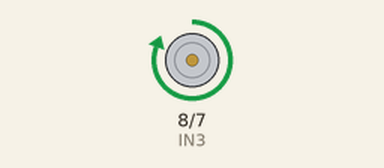
A sketch run on a simulated Arduino Uno, built with avr-gcc and run on an emulated ATmega328P. On the bench: motor-driver pin pairs drawn as motors (green arrow = first pin HIGH = forward, orange = second pin HIGH = backward, longer = more drive, scaled by the enable pin).

Above: at 1.0 s.
At 2.5 s:
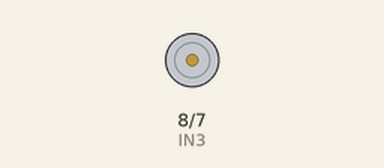
At 4.0 s:
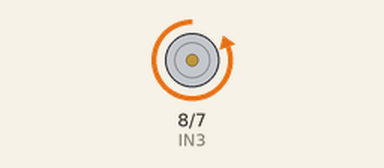
Timing chart, 0 to 7.8 s (numbered marks = the images above):
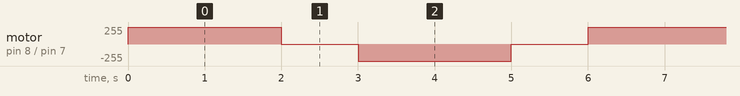

Measured:
- by itself, motor on pin 8 (IN3) / pin 7 (IN4): repeats every 6.0 s: stopped 1.0 s, backward 255/255 2.0 s, stopped 1.0 s, forward 255/255 2.0 s

The sketch:

MOTOR_DRIVER_USING_MEGA2560.ino
```cpp
// Motor connected to OUTPUT B on L298N
// IN3 -> Arduino pin 8
// IN4 -> Arduino pin 7
// ENB (Enable B) -> Arduino pin 9 (PWM)

int IN3 = 8;
int IN4 = 7;
int ENB = 9;

void setup() {
  pinMode(IN3, OUTPUT);
  pinMode(IN4, OUTPUT);
  pinMode(ENB, OUTPUT);
}

void loop() {
  // Forward
  digitalWrite(IN3, HIGH);
  digitalWrite(IN4, LOW);
  analogWrite(ENB, 255); // Full speed
  delay(2000);

  // Stop
  digitalWrite(IN3, LOW);
  digitalWrite(IN4, LOW);
  delay(1000);

  // Reverse
  digitalWrite(IN3, LOW);
  digitalWrite(IN4, HIGH);
  analogWrite(ENB, 255); // Full speed
  delay(2000);

  // Stop
  digitalWrite(IN3, LOW);
  digitalWrite(IN4, LOW);
  delay(1000);
}
```
